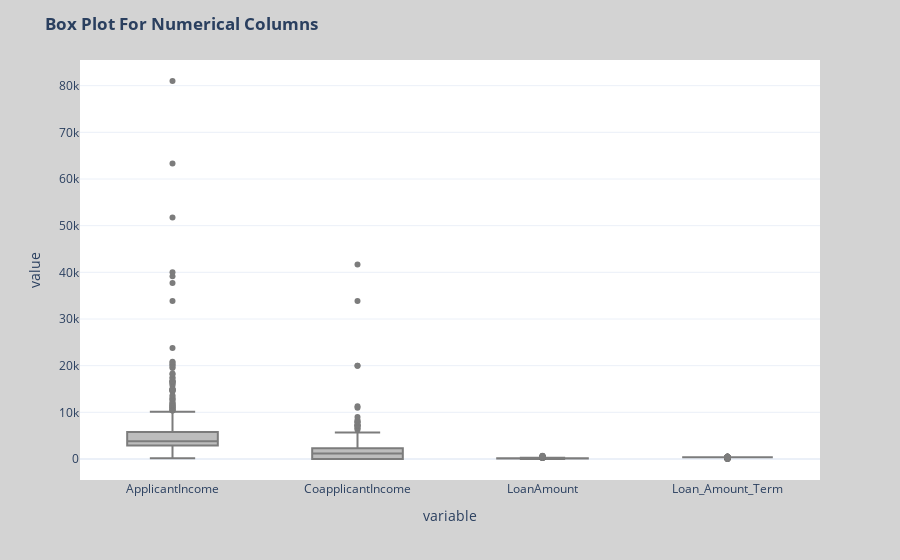

This figure's notebook cell:
### Markdown cell above
**Most loans have a term of 400 months**

### Code cell
# Create the box plot
fig = px.box(
    df[["ApplicantIncome", "CoapplicantIncome", "LoanAmount", "Loan_Amount_Term"]],
    color_discrete_sequence=px.colors.qualitative.Antique_r
)

# Customize the plot
fig.update_layout(
    title="<b>Box Plot For Numerical Columns",
    paper_bgcolor="lightgray",
    plot_bgcolor="white",
)

# Show the plot
fig.show()

### Figure 1 — Plotly figure (JSON) as saved in the notebook; plotly's stock layout.template omitted (floating-point values rounded to 4 significant figures; data arrays with more than 128 entries replaced by an {"elided": "..."} marker saying what was removed)
{"data": [{"alignmentgroup": "True", "hovertemplate": "variable=%{x}<br>value=%{y}<extra></extra>", "legendgroup": "", "marker": {"color": "rgb(124, 124, 124)"}, "name": "", "notched": false, "offsetgroup": "", "orientation": "v", "showlegend": false, "type": "box", "x": {"elided": "2456 str values"}, "x0": " ", "xaxis": "x", "y": {"elided": "2456 float values"}, "y0": " ", "yaxis": "y"}], "layout": {"autosize": true, "boxmode": "group", "legend": {"tracegroupgap": 0}, "margin": {"t": 60}, "paper_bgcolor": "lightgray", "plot_bgcolor": "white", "title": {"text": "<b>Box Plot For Numerical Columns"}, "xaxis": {"anchor": "y", "autorange": true, "domain": [0, 1], "range": [-0.5, 3.5], "title": {"text": "variable"}, "type": "category"}, "yaxis": {"anchor": "x", "autorange": true, "domain": [0, 1], "range": [-4500, 85500], "title": {"text": "value"}, "type": "linear"}}}
